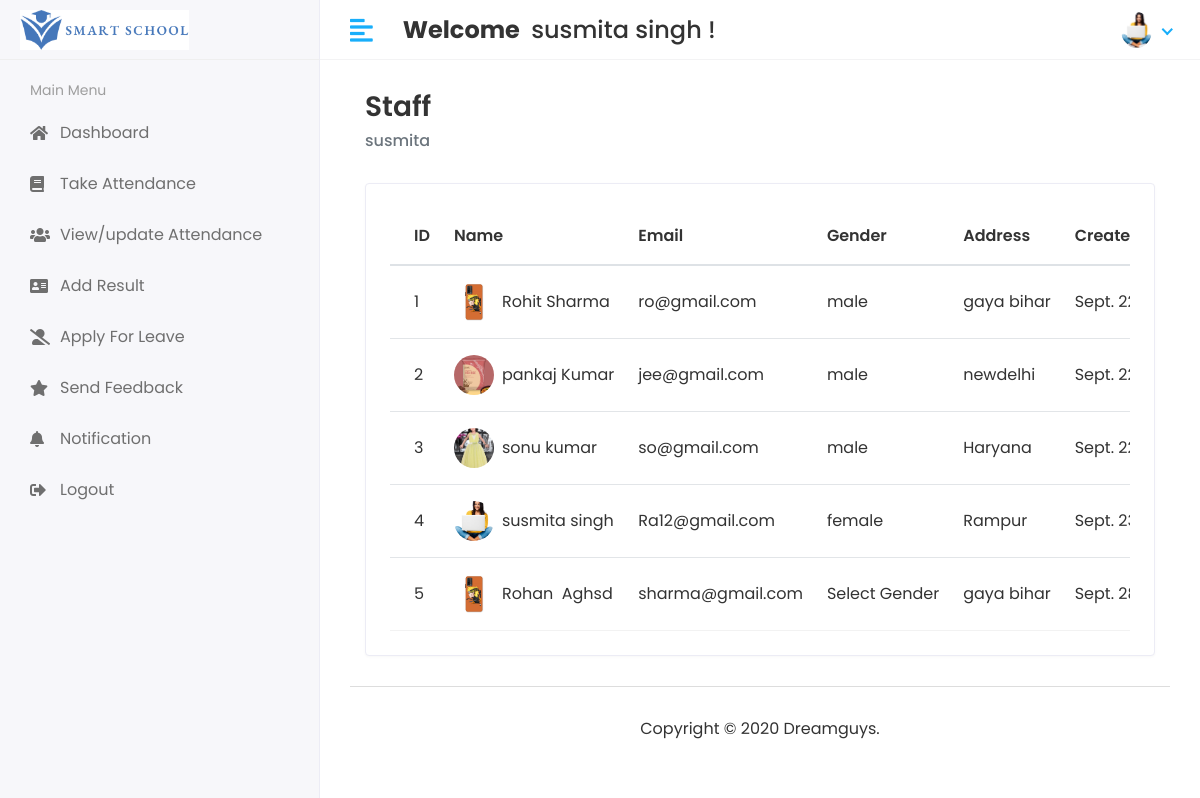
Page /view/staff (signed in) on the committed database.
### studentapp/models.py (models this page shows, shortened)
class CoustamUser(AbstractUser):
    User=(
        (1,'HOD'),
        (2,'STAFF'),
        (3,'STUDENT'),
    )
    user_type=models.CharField(choices=User,max_length=50,default=1)
    profile_pic=models.ImageField(upload_to='Media/profile_pic')

class Staff(models.Model):
    admin=models.OneToOneField(CoustamUser,on_delete=models.CASCADE)
    address=models.TextField()
    gender=models.CharField(max_length=100)
    created_at=models.DateTimeField(auto_now_add=True)
    update_at=models.DateTimeField(auto_now_add=True)

### studentmagmentsystem/Hod_views.py (the view)
# urls.py: path('view/staff',Hod_views.view_staff,name='view_staff'),
@login_required(login_url='/')
def view_staff(request):
    staff=Staff.objects.all()
    context={
        'staff':staff,
    }
    return render(request,'hod/view_staff.html',context)

### templates/hod/view_staff.html (shortened to what this page needs)
{%extends 'base.html'%}
{% block content %}
<div class="content container-fluid">
    <div class="page-header">
       <div class="row align-items-center">
          <div class="col">
             <h3 class="page-title">Staff</h3>
             <ul class="breadcrumb">
                <li class="breadcrumb-item active">{{user.first_name}}</li>
             </ul>
          </div>
       </div>
    </div>
    <div class="row">
       <div class="col-sm-12">
          <div class="card card-table">
             <div class="card-body">
                <div class="table-responsive">
                   <table class="table table-hover table-center mb-0 datatable">
                      <thead>
                         <tr>
                            <th>ID</th>
                            <th>Name</th>
                            <th>Email</th>
                            <th>Gender</th>
                            <th>Address</th>
                            <th>Created At</th>
                         </tr>
                      </thead>
                      <tbody>
                         {% for staf in staff %}
                         <tr>
                            <td>{{staf.id}}</td>
                            <td>
                               <h2 class="table-avatar">
                                  <a href="student-details.html" class="avatar avatar-sm mr-2">
                                     <img class="avatar-img rounded-circle" src="/{{staf.admin.profile_pic}}"
                                        alt="User Image">
                                  </a>
                                  <a
                                     href="student-details.html">{{staf.admin.first_name}}&nbsp;{{staf.admin.last_name}}</a>
                               </h2>
                            </td>
                            <td>{{staf.admin.email}}</td>
                            <td>{{staf.gender}}</td>
                            <td>{{staf.address}}</td>
                            <td>{{staf.created_at}}</td>
                         </tr>
                         {%endfor%}
                      </tbody>
                   </table>
                </div>
             </div>
          </div>
       </div>
    </div>
 </div>
{%endblock%}

### templates/includes/header.html (shortened to what this page needs)
{%load static%}
<div class="header">
   <div class="header-left">
      <a href="/hod" class="logo">
         <img src="{% static '/img/smartschool.png' %}" alt="Logo">
      </a>
   </div>
   <a href="javascript:void(0);" id="toggle_btn">
      <i class="fas fa-align-left"></i>
   </a>
   <div class="top-nav-search mt-3">
      <h4>
         <strong style="text-align:center;">Welcome&nbsp;</strong>&nbsp;<span>{{user.first_name}} {{user.last_name}}</span>&nbsp;!
      </h4>
   </div>
   <ul class="nav user-menu">
      <li class="nav-item dropdown has-arrow">
         <a href="#" class="dropdown-toggle nav-link" data-toggle="dropdown">
            {% if user.profile_pic == "" %}
            <span class="user-img"><img class="rounded-circle" src="{%static '/img/image.png' %}" width="31"
                  alt=""></span>
            {%else%}
            <span class="user-img"><img class="rounded-circle" src="/{{user.profile_pic}}" width="31"
                  alt="{{user.first_name}}"></span>
            {%endif%}
         </a>
      </li>
   </ul>
</div>

### static/css/style.css (style rules this page uses)
html { height: 100%; }
body { background-color: #fff; color: #333; font-family: 'Poppins', sans-serif; font-size: 1rem; height: 100%; line-height: 1.5; overflow-x: hidden; }
h1, h2, h3, h4, h5, h6 { font-family: 'Poppins', sans-serif; margin-top: 0; }
a { color: #009ce7; }
input, button, a { transition: all 0.4s ease; -moz-transition: all 0.4s ease; -o-transition: all 0.4s ease; -ms-transition: all 0.4s ease; -webkit-transition: all 0.4s ease; }
ul, ol { padding: 0px; list-style: none; }
.table { color: #333; max-width: 100%; margin-bottom: 0; width: 100%; }
table.table td h2 { display: inline-block; font-size: inherit; font-weight: 400; margin: 0; padding: 0; vertical-align: middle; }
table.table td h2.table-avatar { align-items: center; display: inline-flex; font-size: inherit; font-weight: 400; margin: 0; padding: 0; vertical-align: middle; white-space: nowrap; }
table.table td h2 a { color: #333; }
.table thead tr th { font-weight: 600; }
.table tbody tr { border-bottom: 1px solid rgba(0, 0, 0, 0.05); }
.table.table-center td, .table.table-center th { vertical-align: middle; }
.card-table .card-body .table > thead > tr > th { border-top: 0; }
.card-table .card-body .table tr td:first-child, .card-table .card-body .table tr th:first-child { padding-left: 1.5rem; }
.card-table .table td, .card-table .table th { border-top: 1px solid #e2e5e8; padding: 1rem 0.75rem; white-space: nowrap; }
.card { border: 1px solid #ececf5; box-shadow: 0 1px 3px 0 rgba(0, 0, 0, 0.03); margin-bottom: 1.875rem; }
.card-body { padding: 1.5rem; }
.avatar { position: relative; display: inline-block; width: 3rem; height: 3rem }
.avatar > img { width: 100%; height: 100%; -o-object-fit: cover; object-fit: cover; }
.avatar-sm { width: 2.5rem; height: 2.5rem; }
.header { background-color: #fff; border-bottom: 1px solid #f3f3f4; left: 0; position: fixed; right: 0; top: 0; z-index: 1001; height: 60px; }
.header .header-left { float: left; height: 60px; padding: 0 20px; position: relative; width: 320px; z-index: 1; transition: all 0.2s ease-in-out; background-color: #f7f7fa; border-bottom: 1px solid #efefef; border-right: 1px solid #ececf5; display: flex; align-items: center; }
.header .header-left .logo { display: inline-block; line-height: 60px; }
.header .header-left .logo img { max-height: 40px; width: auto; }
.header .dropdown-toggle:after { display: none; }
.header .has-arrow .dropdown-toggle:after { border-top: 0; border-left: 0; border-bottom: 2px solid #18aefa; border-right: 2px solid #18aefa; content: ''; height: 8px; display: inline-block; pointer-events: none; -webkit-transform-origin: 66% 66%; -ms-transform-origin: 66% 66%; transform-origin: 66% 66%; -webkit-transform: rotate(45deg); -ms-transform: rotate(45deg); transform: rotate(45deg); -webkit-transition: all 0.15s ease-in-out; transition: all 0.15s ease-in-out; width: 8px; vertical-align: 0px; }
.user-menu { float: right; margin: 0; position: relative; z-index: 99; padding-right: 15px; }
.user-menu.nav > li > a { color: #a0a0a0; font-size: 14px; line-height: 58px; padding: 0 15px; height: 60px; }
.user-img { margin-right: 3px; position: relative; }
.top-nav-search { float: left; margin-left: 15px; }
.page-header { margin-bottom: 1.875rem; }
.page-header .breadcrumb { background-color: transparent; color: #6c757d; font-size: 1rem; font-weight: 500; margin-bottom: 0; padding: 0; }
.page-title { font-size: 28px; font-weight: 600; color: #333; margin-bottom: 5px; }
@media (min-width: 992px) { #toggle_btn { align-items: center; color: #18aefa; display: inline-flex; float: left; font-size: 26px; height: 60px; justify-content: center; margin-left: 15px; padding: 0 15px; } }

### rows in the picture
CoustamUser: first_name "susmita", last_name "singh", profile_pic (picture)
Staff: id "1", admin.profile_pic (picture), admin.first_name "Rohit", admin.last_name "Sharma", admin.email "ro@gmail.com", gender "male", address "gaya bihar", created_at "Sept.…"
Staff: id "2", admin.profile_pic (picture), admin.first_name "pankaj", admin.last_name "Kumar", admin.email "jee@gmail.com", gender "male", address "newdelhi", created_at "Sept.…"
Staff: id "3", admin.profile_pic (picture), admin.first_name "sonu", admin.last_name "kumar", admin.email "so@gmail.com", gender "male", address "Haryana", created_at "Sept.…"
Staff: id "4", admin.profile_pic (picture), admin.first_name "susmita", admin.last_name "singh", admin.email "Ra12@gmail.com", gender "female", address "Rampur", created_at "Sept.…"
Staff: id "5", admin.profile_pic (picture), admin.first_name "Rohan", admin.last_name "Aghsd", admin.email "sharma@gmail.com", gender "Select Gender", address "gaya bihar", created_at "Sept.…"
